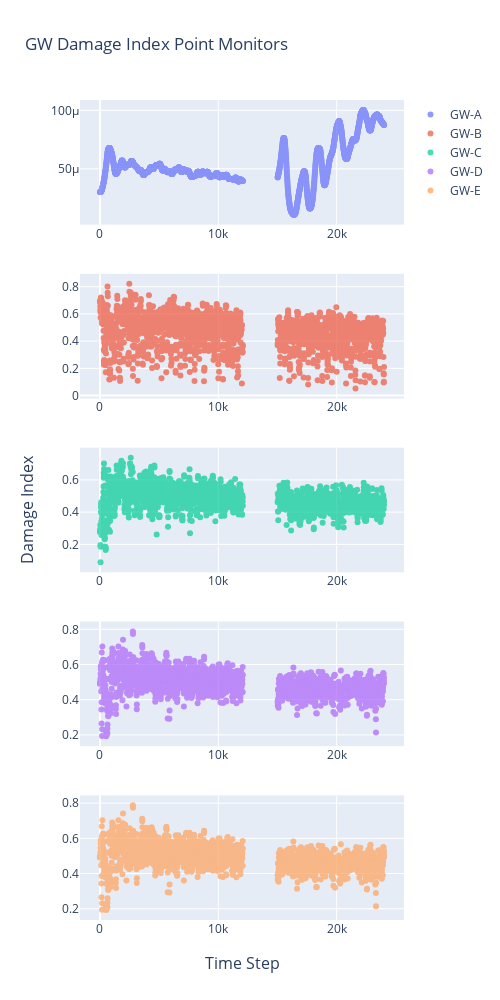

Here is the notebook cell this chart was saved with:
### Code cell
color10_16 = ['#636EFA', '#EF553B', '#00CC96', '#AB63FA', '#FFA15A', '#19D3F3', '#FF6692', '#B6E880', '#FF97FF',
              '#FECB52']
scatter_opacity = 0.7
mean_opacity = scatter_opacity

fig = make_subplots(
    rows=5,
    cols=1,
    shared_xaxes=False,
    x_title="Time Step",
    y_title="Damage Index")
# subplot_titles=("Point A", "Quadrant 2"))

fig.add_trace(go.Scatter(x=resid_dict['point-GW-a.out']['Time Step'],
                         y=resid_dict['point-GW-a.out']['point-gw-a'],
                         mode='markers',
                         opacity=scatter_opacity,
                         name='GW-A',
                         line=dict(color=color10_16[0])),
              row=1, col=1)
# fig.add_trace(go.Scatter(x=bin_df['bin_centres'],
#                          y=bin_df['point-gw-a_bin_mean'],
#                          mode='markers+lines',
#                          name='Mean +/- STD',
#                          line=dict(color='black'),
#                          opacity=.55,
#                          error_x_array=bin_df['point-gw-a_std'],
#                          showlegend=False),
#               row=1, col=1)

fig.add_trace(go.Scatter(x=resid_dict['point-GW-b.out']['Time Step'],
                         y=resid_dict['point-GW-b.out']['point-gw-b'],
                         mode='markers',
                         opacity=scatter_opacity,
                         name='GW-B',
                         line=dict(color=color10_16[1])),
              row=2, col=1)
# fig.add_trace(go.Scatter(x=bin_df['bin_centres'],
#                          y=bin_df['point-gw-b_bin_mean'],
#                          mode='markers+lines',
#                          name='Mean +/- STD',
#                          line=dict(color='black'),
#                          opacity=.55,
#                          error_x_array=bin_df['point-gw-b_std'],
#                          showlegend=False),
#               row=2, col=1)

fig.add_trace(go.Scatter(x=resid_dict['point-GW-c.out']['Time Step'],
                         y=resid_dict['point-GW-c.out']['point-gw-c'],
                         mode='markers',
                         opacity=scatter_opacity,
                         name='GW-C',
                         line=dict(color=color10_16[2]),
                         showlegend=True),
              row=3, col=1)
# fig.add_trace(go.Scatter(x=bin_df['bin_centres'],
#                          y=bin_df['point-gw-c_bin_mean'],
#                          mode='markers+lines',
#                          name='Mean +/- STD',
#                          line=dict(color='black'),
#                          opacity=.55,
#                          error_x_array=bin_df['point-gw-c_std'],
#                          showlegend=False),
#               row=3, col=1)

fig.add_trace(go.Scatter(x=resid_dict['point-GW-d.out']['Time Step'],
                         y=resid_dict['point-GW-d.out']['point-gw-d'],
                         mode='markers',
                         opacity=scatter_opacity,
                         name='GW-D',
                         line=dict(color=color10_16[3]),
                         showlegend=True),
              row=4, col=1)
# fig.add_trace(go.Scatter(x=bin_df['bin_centres'],
#                          y=bin_df['point-gw-d_bin_mean'],
#                          mode='markers+lines',
#                          name='Mean +/- STD',
#                          line=dict(color='black'),
#                          opacity=.55,
#                          error_x_array=bin_df['point-gw-d_std'],
#                          showlegend=False),
#               row=4, col=1)

fig.add_trace(go.Scatter(x=resid_dict['point-GW-e.out']['Time Step'],
                         y=resid_dict['point-GW-e.out']['point-gw-e'],
                         mode='markers',
                         opacity=scatter_opacity,
                         name='GW-E',
                         line=dict(color=color10_16[4]),
                         showlegend=True),
              row=5, col=1)
# fig.add_trace(go.Scatter(x=bin_df['bin_centres'],
#                          y=bin_df['point-gw-e_bin_mean'],
#                          mode='markers+lines',
#                          name='Mean +/- STD',
#                          line=dict(color='black'),
#                          opacity=.55,
#                          error_x_array=bin_df['point-gw-e_std'],
#                          showlegend=True),
#               row=5, col=1)

fig.update_layout(height=1000, width=500,
                  title_text="GW Damage Index Point Monitors")

fig.show()

### Figure 1 — Plotly figure (JSON) as saved in the notebook; plotly's stock layout.template omitted (floating-point values rounded to 4 significant figures; data arrays with more than 128 entries replaced by an {"elided": "..."} marker saying what was removed)
{"data": [{"line": {"color": "#636EFA"}, "mode": "markers", "name": "GW-A", "opacity": 0.7, "type": "scatter", "x": {"elided": "2108 int values"}, "xaxis": "x", "y": {"elided": "2108 float values"}, "yaxis": "y"}, {"line": {"color": "#EF553B"}, "mode": "markers", "name": "GW-B", "opacity": 0.7, "type": "scatter", "x": {"elided": "2115 int values"}, "xaxis": "x2", "y": {"elided": "2115 float values"}, "yaxis": "y2"}, {"line": {"color": "#00CC96"}, "mode": "markers", "name": "GW-C", "opacity": 0.7, "showlegend": true, "type": "scatter", "x": {"elided": "2118 int values"}, "xaxis": "x3", "y": {"elided": "2118 float values"}, "yaxis": "y3"}, {"line": {"color": "#AB63FA"}, "mode": "markers", "name": "GW-D", "opacity": 0.7, "showlegend": true, "type": "scatter", "x": {"elided": "2116 int values"}, "xaxis": "x4", "y": {"elided": "2116 float values"}, "yaxis": "y4"}, {"line": {"color": "#FFA15A"}, "mode": "markers", "name": "GW-E", "opacity": 0.7, "showlegend": true, "type": "scatter", "x": {"elided": "2116 int values"}, "xaxis": "x5", "y": {"elided": "2116 float values"}, "yaxis": "y5"}], "layout": {"annotations": [{"font": {"size": 16}, "showarrow": false, "text": "Time Step", "x": 0.5, "xanchor": "center", "xref": "paper", "y": 0, "yanchor": "top", "yref": "paper", "yshift": -30}, {"font": {"size": 16}, "showarrow": false, "text": "Damage Index", "textangle": -90, "x": 0, "xanchor": "right", "xref": "paper", "xshift": -40, "y": 0.5, "yanchor": "middle", "yref": "paper"}], "height": 1000, "title": {"text": "GW Damage Index Point Monitors"}, "width": 500, "xaxis": {"anchor": "y", "domain": [0.0, 1.0]}, "xaxis2": {"anchor": "y2", "domain": [0.0, 1.0]}, "xaxis3": {"anchor": "y3", "domain": [0.0, 1.0]}, "xaxis4": {"anchor": "y4", "domain": [0.0, 1.0]}, "xaxis5": {"anchor": "y5", "domain": [0.0, 1.0]}, "yaxis": {"anchor": "x", "domain": [0.848, 1.0]}, "yaxis2": {"anchor": "x2", "domain": [0.636, 0.788]}, "yaxis3": {"anchor": "x3", "domain": [0.424, 0.576]}, "yaxis4": {"anchor": "x4", "domain": [0.212, 0.364]}, "yaxis5": {"anchor": "x5", "domain": [0.0, 0.152]}}}
